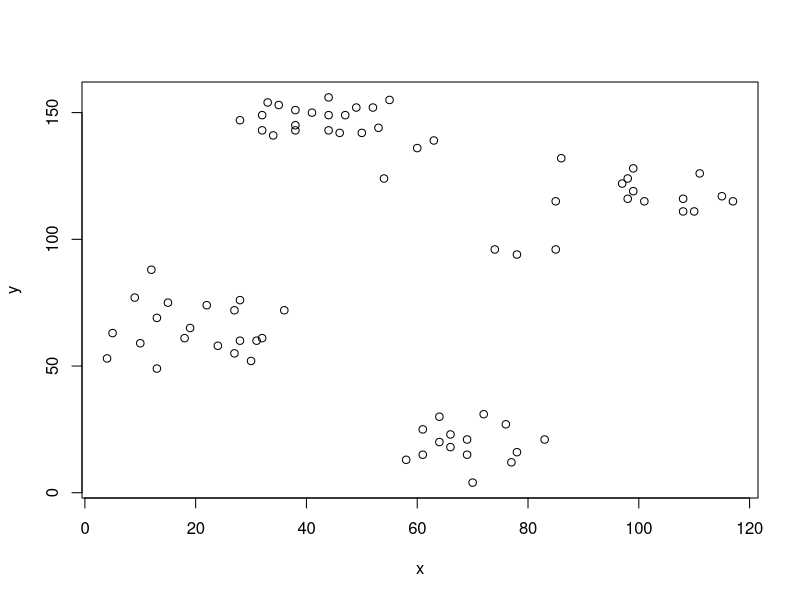
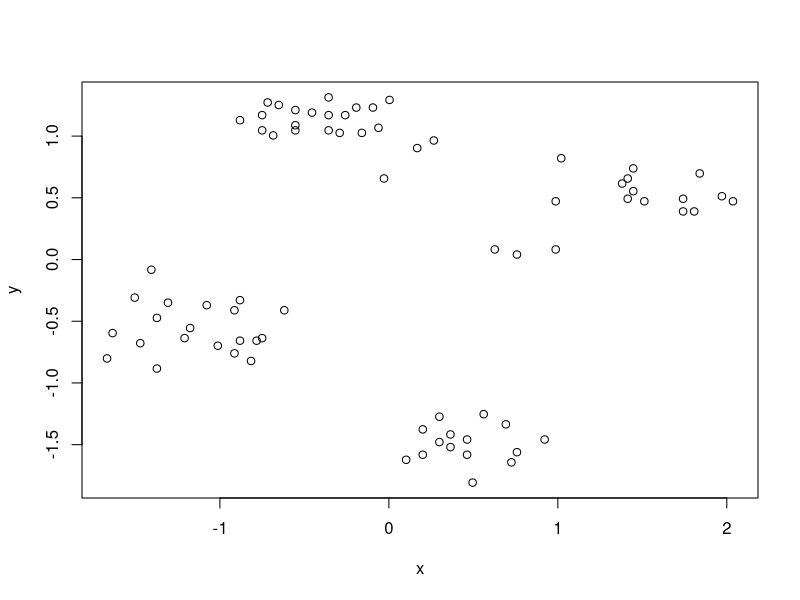
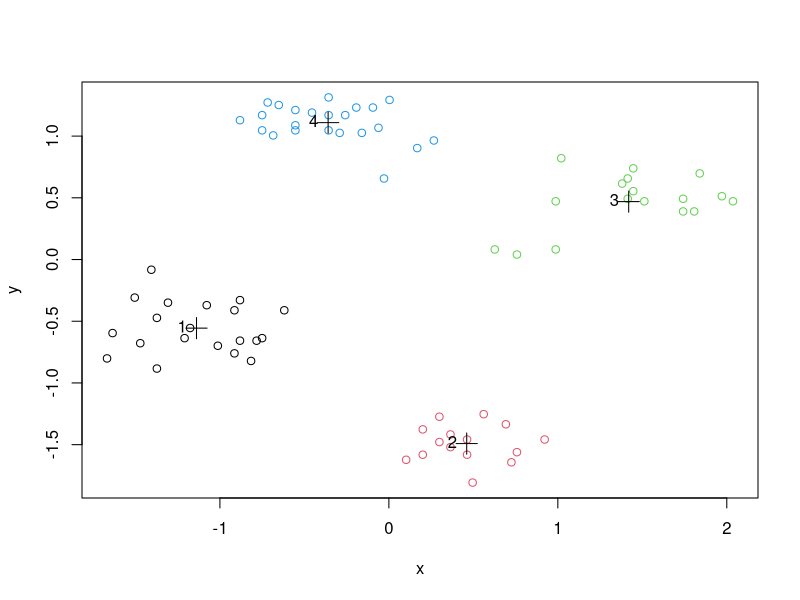
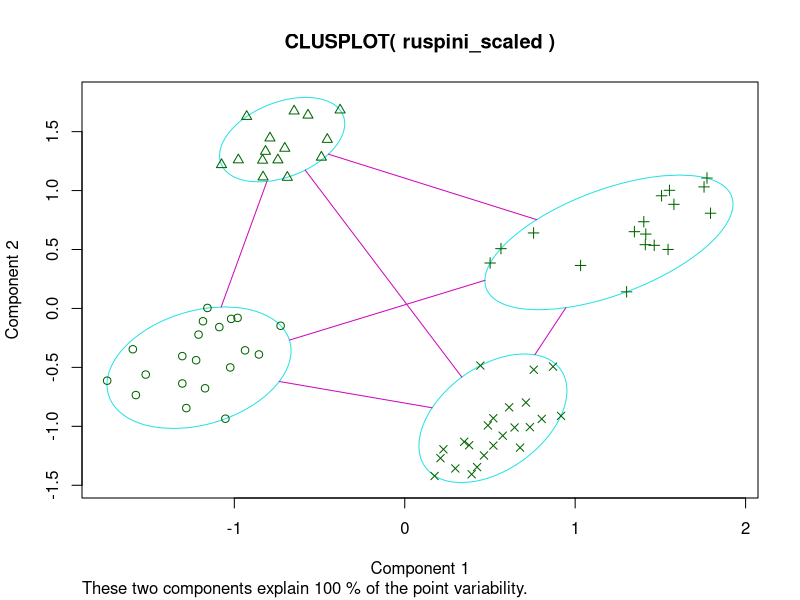
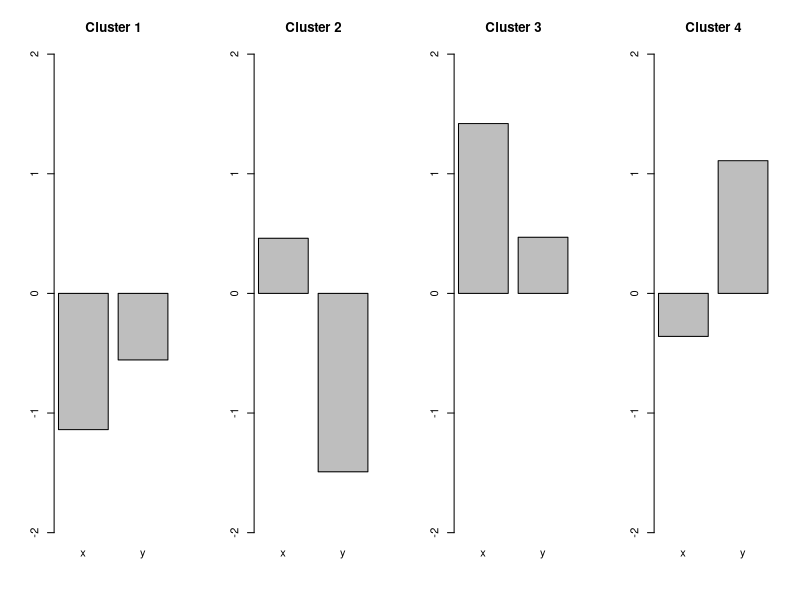
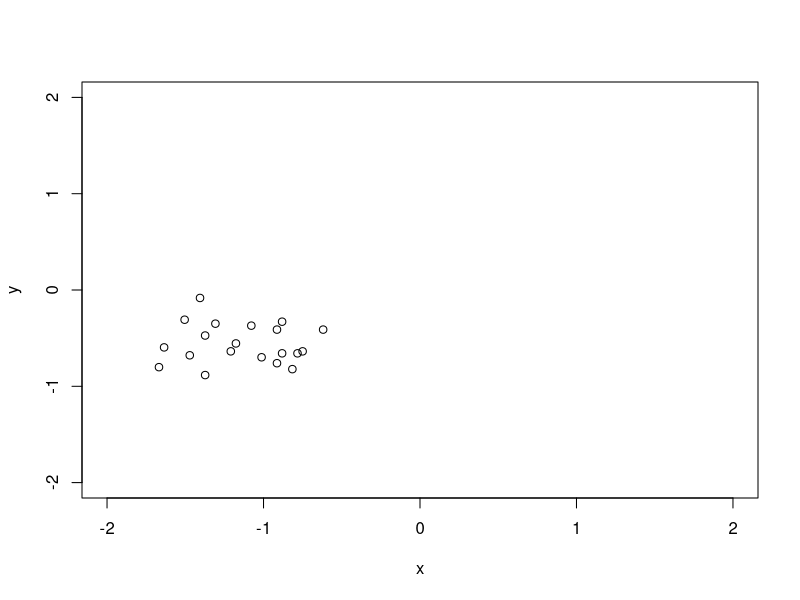
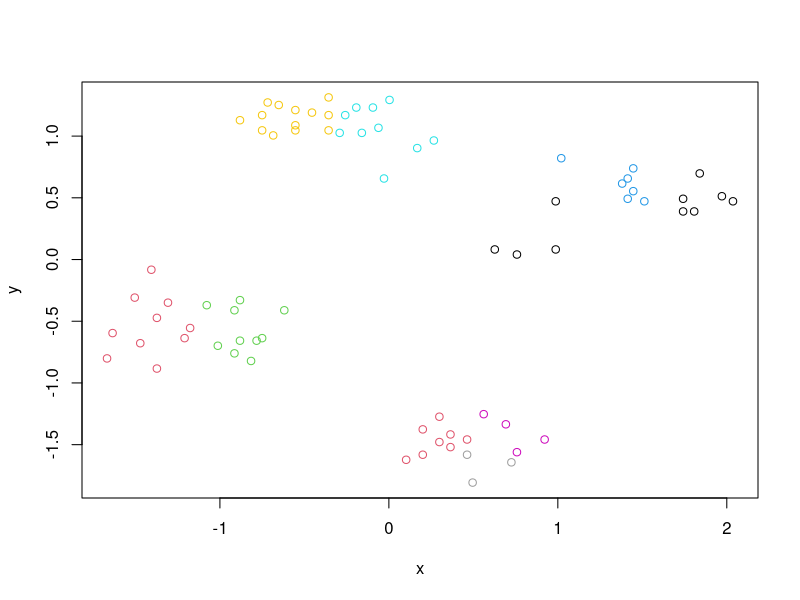
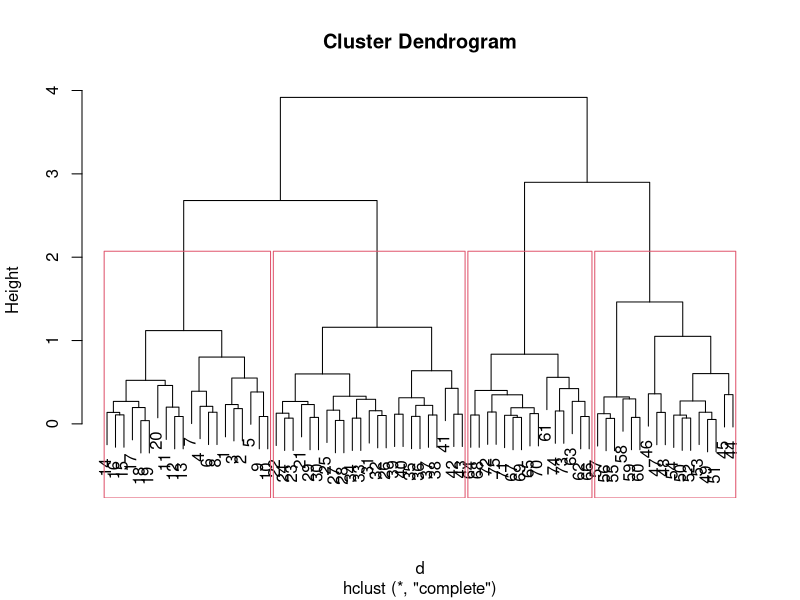

Reproduce these figures in R, in order.
#' ---
#' title: "R Code for Chapter 8 of Introduction to Data Mining: Clustering"
#' author: "Michael Hahsler"
#' output:
#'  html_document:
#'    toc: true
#' ---

#' This code covers chapter 8 of _"Introduction to Data Mining"_
#' by Pang-Ning Tan, Michael Steinbach and Vipin Kumar.
#' __See [table of contents](https://github.com/mhahsler/Introduction_to_Data_Mining_R_Examples#readme) for code examples for other chapters.__
#'
#' ![CC](https://i.creativecommons.org/l/by/4.0/88x31.png)
#' This work is licensed under the
#' [Creative Commons Attribution 4.0 International License](http://creativecommons.org/licenses/by/4.0/). For questions please contact
#' [Michael Hahsler](http://michael.hahsler.net).
#'


#' ruspini_scaled data is in package cluster. It is a very simple data set with well separated clusters.
data(ruspini, package="cluster")
#' Shuffle rows
ruspini <- ruspini[sample(1:nrow(ruspini)),]
plot(ruspini)


#' Scale each column in the data to zero mean and unit standard deviation (z-scores). This prevents one attribute with a large range to dominate the others for the distance calculation.
ruspini_scaled <- scale(ruspini)
plot(ruspini_scaled)

#' # Clustering methods
#' ## k-means Clustering
#'
#' Assumes Euclidean distances. We use k=10 clusters and run the algorithm 10 times with random initialized centroids. The best result is returned.
km <- kmeans(ruspini_scaled, centers=4, nstart=10)
km

plot(ruspini_scaled, col=km$cluster)
points(km$centers, pch=3, cex=2) # this adds the centroids
text(km$centers, labels=1:4, pos=2) # this adds the cluster ID
#' Alternative plot from package cluster (uses principal components analysis for >2 dimensions)
library(cluster)
clusplot(ruspini_scaled, km$cluster)

#' Inspect the centroids (cluster profiles)
km$centers

#+ fig.height=3, fig.width=10
def.par <- par(no.readonly = TRUE) # save default, for resetting...
layout(t(1:4)) # 4 plots in one
for(i in 1:4) barplot(km$centers[i,], ylim=c(-2,2), main=paste("Cluster", i))
par(def.par)  #- reset to default

#' Find data for a single cluster
#'
#' All you need is to select the rows corresponding to the cluster. The next
#' example plots all data points of cluster 1
cluster1 <- ruspini_scaled[km$cluster==1,]
head(cluster1)
plot(cluster1, xlim = c(-2,2), ylim = c(-2,2))

#' Try 10 clusters
plot(ruspini_scaled, col=kmeans(ruspini_scaled, centers=10)$cluster)

#' ## Hierarchical Clustering
#'
#' dist defaults to method="Euclidean"
d <- dist(ruspini_scaled)
#' We cluster using complete link
hc <- hclust(d, method="complete")

#' Dendrogram
plot(hc)
rect.hclust(hc, k=4)

plot(as.dendrogram(hc), leaflab="none") # plot dendrogram without leaf labels

#' More plotting options for dendrograms, including plotting
#' parts of large dendrograms can be found [here.](https://rpubs.com/gaston/dendrograms)

cluster_complete <- cutree(hc, k=4)
plot(ruspini_scaled, col=cluster_complete)

#' Try 10 clusters
plot(ruspini_scaled, col=cutree(hc, k=10))

#' Clustering with single link
hc_single <- hclust(d, method="single")
plot(hc_single)
rect.hclust(hc_single, k=4)

cluster_single <- cutree(hc_single, k=4)
plot(ruspini_scaled, col=cluster_single)

#' Try 10 clusters
plot(ruspini_scaled, col=cutree(hc_single, k=10))

#' ## Density-based clustering with DBSCAN

library(dbscan)

#' Parameters: minPts is often chosen as dimensionality of the data +1.
#' Decide on epsilon using the knee in the kNN distance plot
#' (seems to be around eps = .25).
kNNdistplot(ruspini_scaled, k = 3)
abline(h=.25, col="red")

#' run dbscan
db <- dbscan(ruspini_scaled, eps=.25, minPts=3)
db
str(db)
plot(ruspini_scaled, col=db$cluster+1L)
#' __Note:__ 0 is not a color so we add 1 to cluster (0 is black now).
#'
#' Alternative visualization from package dbscan
hullplot(ruspini_scaled, db)

#'
#' Play with eps (neighborhood size) and MinPts (minimum of points needed for core cluster)

#'
#' ## Gaussian Mixture Models
library(mclust)

#' Mclust uses Bayesian Information Criterion (BIC) to find the
#' number of clusters (model selection). BIC uses the likelihood and a
#' penalty term to guard against overfitting.
m <- Mclust(ruspini_scaled)
summary(m)
plot(m, what = "classification")

#' Rerun with a fixed number of 4 clusters
m <- Mclust(ruspini_scaled, G=4)
summary(m)
plot(m, what = "classification")

#' ## Spectral clustering
library("kernlab")
cluster_spec <- specc(ruspini_scaled, centers = 4)

plot(ruspini_scaled, col=cluster_spec)


#' # Internal Cluster Validation
#'
#' ## Compare the Clustering Quality
#'
#' Look at the within.cluster.ss and the avg.silwidth

#library(fpc)
#' Note: I do not load fpc since the NAMESPACE overwrites dbscan.

fpc::cluster.stats(d, km$cluster)
#cluster.stats(d, cluster_complete)
#cluster.stats(d, cluster_single)

#' Read `? cluster.stats` for an explanation of all the available indices.

sapply(list(
  km=km$cluster,
  hc_compl=cluster_complete,
  hc_single=cluster_single),
       FUN=function(x)
         fpc::cluster.stats(d, x))[c("within.cluster.ss","avg.silwidth"),]

#' ## Silhouette plot
plot(silhouette(km$cluster, d))
#' __Note:__ The silhouette plot does not show correctly in R Studio if you have too many objects (bars are missing). I will work when you open a new plotting device with `windows()`, `x11()` or `quartz()`.
#'

#' ## Find Optimal Number of Clusters for k-means
set.seed(1234)
ks <- 2:10

#' ### Within Sum of Squares
#' Use within sum of squares and look for the knee (nstart=5 repeats k-means 5 times and returns the best solution)
WSS <- sapply(ks, FUN=function(k) {
  kmeans(ruspini_scaled, centers=k, nstart=5)$tot.withinss
  })
plot(ks, WSS, type="l")
abline(v=4, col="red", lty=2)

#' ### Average Silhouette Width
#' Use average silhouette width (look for the max)
ASW <- sapply(ks, FUN=function(k) {
  fpc::cluster.stats(d, kmeans(ruspini_scaled, centers=k, nstart=5)$cluster)$avg.silwidth
  })
plot(ks, ASW, type="l")

ks[which.max(ASW)]
abline(v=ks[which.max(ASW)], col="red", lty=2)

#' ### Dunn Index
#' Use Dunn index (another internal measure given by min. separation/ max. diameter)
DI <- sapply(ks, FUN=function(k) {
  fpc::cluster.stats(d, kmeans(ruspini_scaled, centers=k, nstart=5)$cluster)$dunn
})
plot(ks, DI, type="l")
ks[which.max(DI)]
abline(v=ks[which.max(DI)], col="red", lty=2)


#' ### Gap Statistic
#' Compares the change in within-cluster dispersion with that expected
#' from a null model (see `? clusGap`).
#' The default method is to
#' choose the smallest k such that its value Gap(k) is not more
#' than 1 standard error away from the first local maximum.
library(cluster)
k <- clusGap(ruspini_scaled, FUN = kmeans,  nstart = 10, K.max = 10)
k
plot(k)


#' __Note:__ these methods can also be used for hierarchical clustering.
#'
#' There have been many other methods and indices proposed to determine
#' the number of clusters.
#' See, e.g.,  package [NbClust](https://cran.r-project.org/package=NbClust).
#'

#' ## Visualize the Distance Matrix
#'
#' Visualizing the unordered distance matrix does not show much structure.
library(seriation)
pimage(d, colorkey=TRUE)

#' Reorder using cluster labels
pimage(d, order=order(km$cluster), colorkey=TRUE)

#' Use dissplot which rearranges clusters, adds cluster labels,
#'  and shows average dissimilarity in the lower half of the plot.
dissplot(d, labels=km$cluster, options=list(main="k-means with k=4"))
dissplot(d, labels=db$cluster+1, options=list(main="DBSCAN"))
#' Spot the problem data points for DBSCAN (we use +1 so the noise is now cluster #1)
#'
#' Misspecified k
dissplot(d, labels=kmeans(ruspini_scaled, centers=3)$cluster)
dissplot(d, labels=kmeans(ruspini_scaled, centers=9)$cluster)


#' # External Cluster Validation
#'
#' External cluster validation uses ground truth information. That is,
#' the user has an idea how the data should be grouped. This could be a know
#' class label not provided to the clustering algorithm.
#'
#' We use an artificial data set with known groups here. First, we need to
#' cluster the new data. We do k-means and hierarchical clustering.

library(mlbench)
shapes <- mlbench.smiley(n=500, sd1 = 0.1, sd2 = 0.05)
plot(shapes)

#' Prepare data
truth <- as.integer(shapes$class)
shapes <- scale(shapes$x)

plot(shapes)

#' Find optimal number of Clusters for k-means
ks <- 2:20

#' Use within sum of squares (look for the knee)
WSS <- sapply(ks, FUN=function(k) {
  kmeans(shapes, centers=k, nstart=10)$tot.withinss
})
plot(ks, WSS, type="l")
#' looks like 6 clusters
km <- kmeans(shapes, centers=6, nstart = 10)
plot(shapes, col=km$cluster)

#' Hierarchical clustering: single-link because of the mouth
d <- dist(shapes)
hc <- hclust(d, method="single")

#' Find optimal number of clusters
ASW <- sapply(ks, FUN=function(k) {
  fpc::cluster.stats(d, cutree(hc, k))$avg.silwidth
})
plot(ks, ASW, type="l")
#' 4 clusters
hc_4 <- cutree(hc, 4)
plot(shapes, col=hc_4)

#' Spectral Clustering
spec <- specc(shapes, centers = 4)
plot(shapes, col=spec)


#' Compare with ground truth with the corrected (=adjusted) Rand index (ARI),
#' the variation of information (VI) index, entropy and purity.
#
#' define entropy and purity
entropy <- function(cluster, truth) {
  k <- max(cluster, truth)
  cluster <- factor(cluster, levels = 1:k)
  truth <- factor(truth, levels = 1:k)
  m <- length(cluster)
  mi <- table(cluster)

  cnts <- split(truth, cluster)
  cnts <- sapply(cnts, FUN = function(n) table(n))
  p <- sweep(cnts, 1, rowSums(cnts), "/")
  p[is.nan(p)] <- 0
  e <- -p * log(p, 2)
  sum(rowSums(e, na.rm = TRUE) * mi/m)
}

purity <- function(cluster, truth) {
  k <- max(cluster, truth)
  cluster <- factor(cluster, levels = 1:k)
  truth <- factor(truth, levels = 1:k)
  m <- length(cluster)
  mi <- table(cluster)

  cnts <- split(truth, cluster)
  cnts <- sapply(cnts, FUN = function(n) table(n))
  p <- sweep(cnts, 1, rowSums(cnts), "/")
  p[is.nan(p)] <- 0

  sum(apply(p, 1, max) * mi/m)
}

#' calculate measures (for comparison we also use random "clusterings"
#' with 4 and 6 clusters)
random4 <- sample(1:4, nrow(shapes), replace = TRUE)
random6 <- sample(1:6, nrow(shapes), replace = TRUE)

r <- rbind(
  kmeans = c(
    unlist(fpc::cluster.stats(d, km$cluster, truth, compareonly = TRUE)),
    entropy = entropy(km$cluster, truth),
    purity = purity(km$cluster, truth)
    ),
  hc = c(
    unlist(fpc::cluster.stats(d, hc_4, truth, compareonly = TRUE)),
    entropy = entropy(hc_4, truth),
    purity = purity(hc_4, truth)
    ),
  spec = c(
    unlist(fpc::cluster.stats(d, spec, truth, compareonly = TRUE)),
    entropy = entropy(spec, truth),
    purity = purity(spec, truth)
    ),
  random4 = c(
    unlist(fpc::cluster.stats(d, random4, truth, compareonly = TRUE)),
    entropy = entropy(random4, truth),
    purity = purity(random4, truth)
    ),
  random6 = c(
    unlist(fpc::cluster.stats(d, random6, truth, compareonly = TRUE)),
    entropy = entropy(random6, truth),
    purity = purity(random6, truth)
    )
  )
r

#' Hierarchical clustering found the perfect clustering.
#'
#' Read `? cluster.stats` for an explanation of all the available indices.


#'
#' # Related Topics
#' ## Outlier Removal
#' It is often useful to remove outliers prior to clustering.
#' A density based method to identify outlier is LOF (Local Outlier Factor).
#' It is related to dbscan and compares the density around a point with the
#' densities around its neighbors. The LOF value for a regular data
#' point is 1. The larger the LOF value gets, the more likely the point is and
#' outlier.
library(dbscan)
lof <- lof(ruspini_scaled, k = 3)
lof
plot(ruspini_scaled, pch = ".", main = "LOF (k=3)")
points(ruspini_scaled, cex = (lof-1)*3, pch = 1, col="red")

#' Find outliers (find the knee)
plot(sort(lof), type = "l")
abline(h = 1.3, col = "red")
plot(ruspini_scaled[lof < 1.3,], main = "Data and outliers")
points(ruspini_scaled[lof >= 1.3,], col = "grey", pch = 4)


#' There are many other outlier removal strategies available. See, e.g., package
#' [outliers](https://cran.r-project.org/package=outliers).
#'
#' ## Clustering Tendency
#' Most clustering algorithms will always produce a clustering, even if the
#' data does not contain a cluster structure. It is typically good to check
#' cluster tendency before attempting to cluster the data.
#'
#' We use again the smiley data.
d_shapes <- dist(shapes)

library(seriation)
#' Visual Analysis for Cluster Tendency Assessment (VAT) reorders the
#' objects to show potential clustering tendency as a block structure
#' (dark blocks along the main diagonal).
VAT(d_shapes)

#' iVAT uses largest distances in all possible paths between the objects
#' instead of the distances to make the block structure better visible.
iVAT(d_shapes)

#' Both plots show a strong cluster structure with 4 clusters.
#'
#' Compare with random data.
data_random <- matrix(runif(2*500), ncol=2, dimnames = list(NULL, c("x", "y")))
plot(data_random)

d_random <- dist(data_random)
VAT(d_random)
iVAT(d_random)
#' There is very little structure visible.
